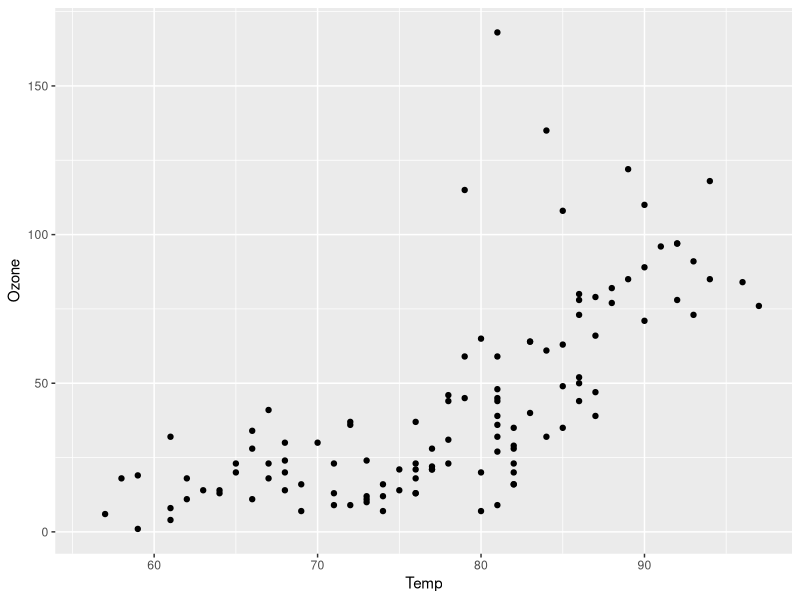
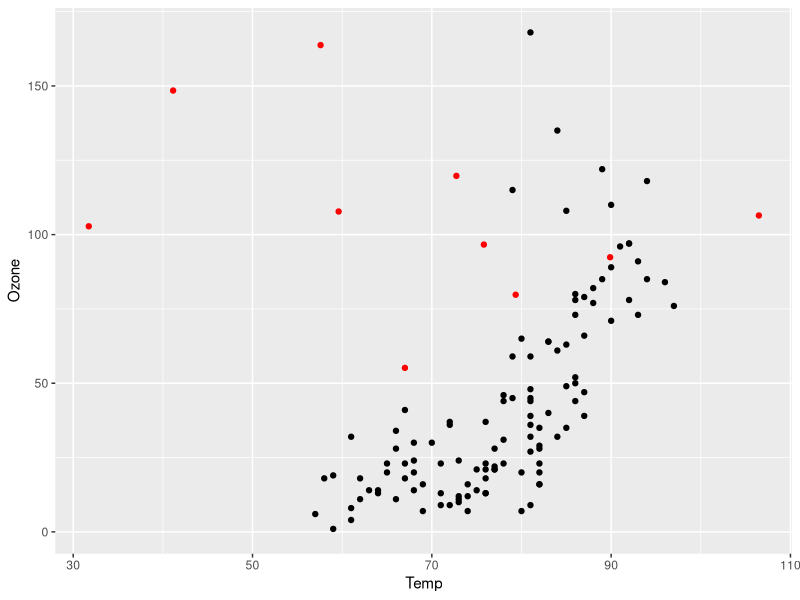
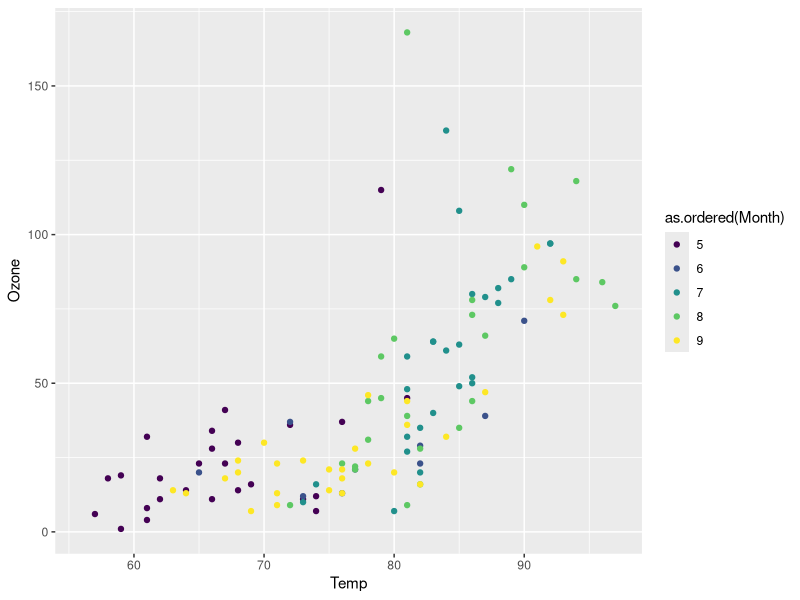
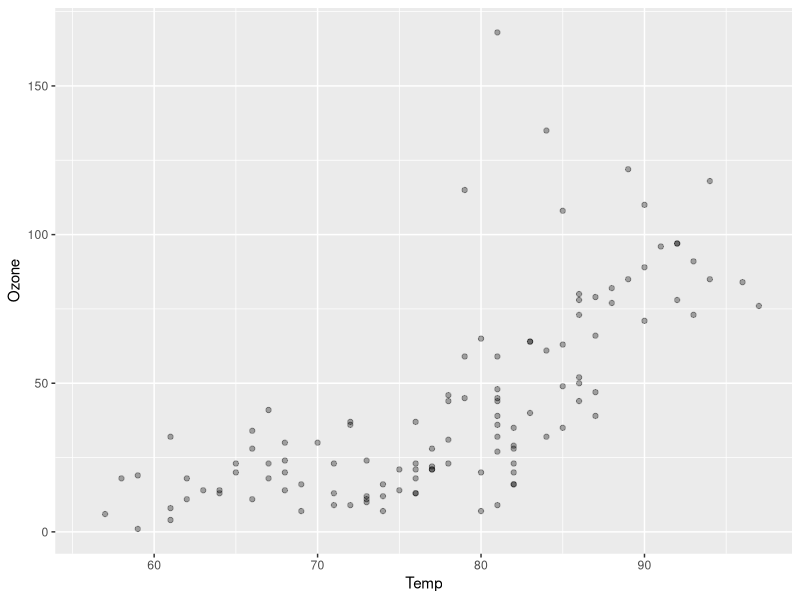
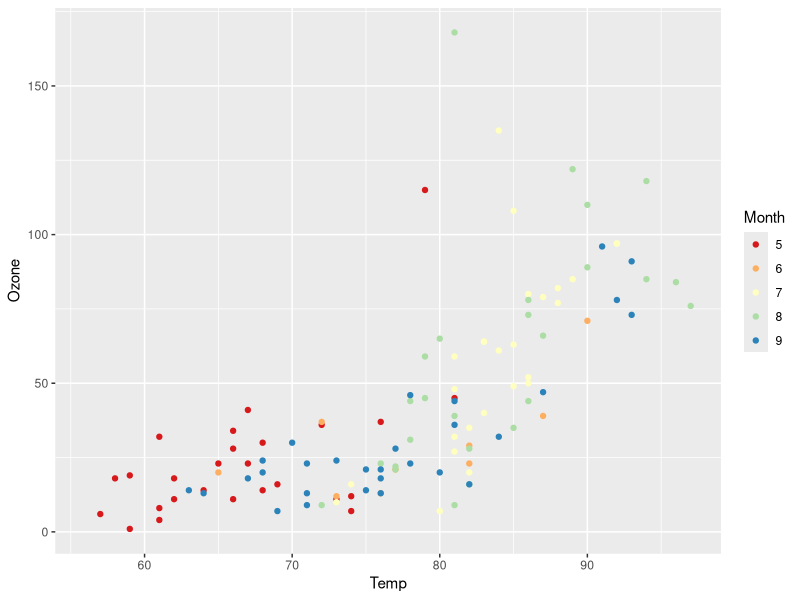
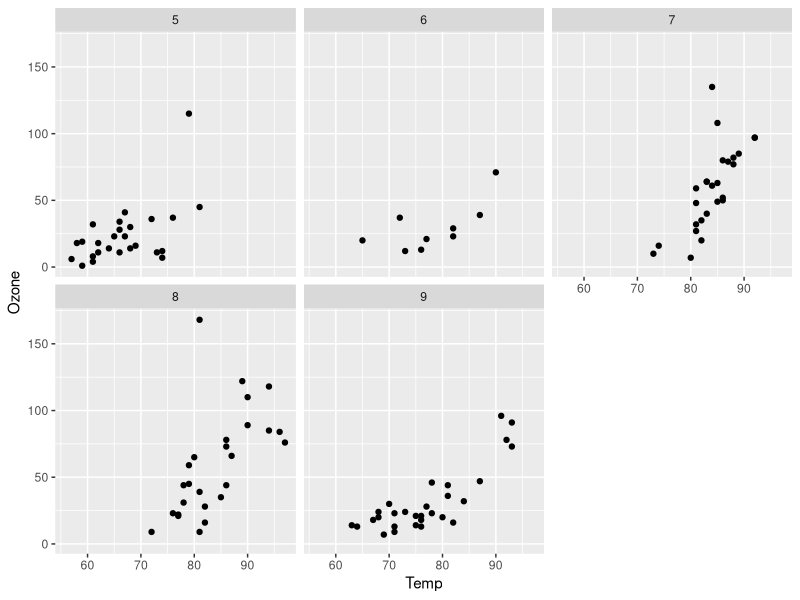
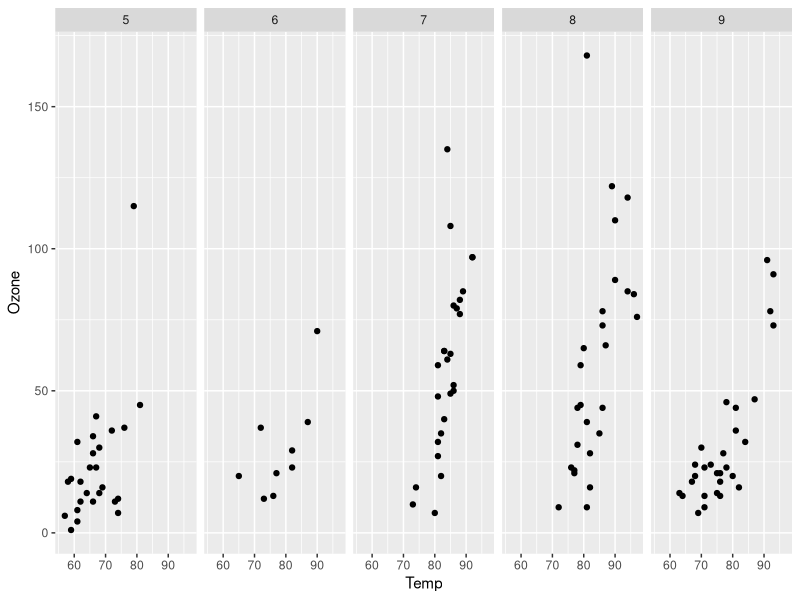
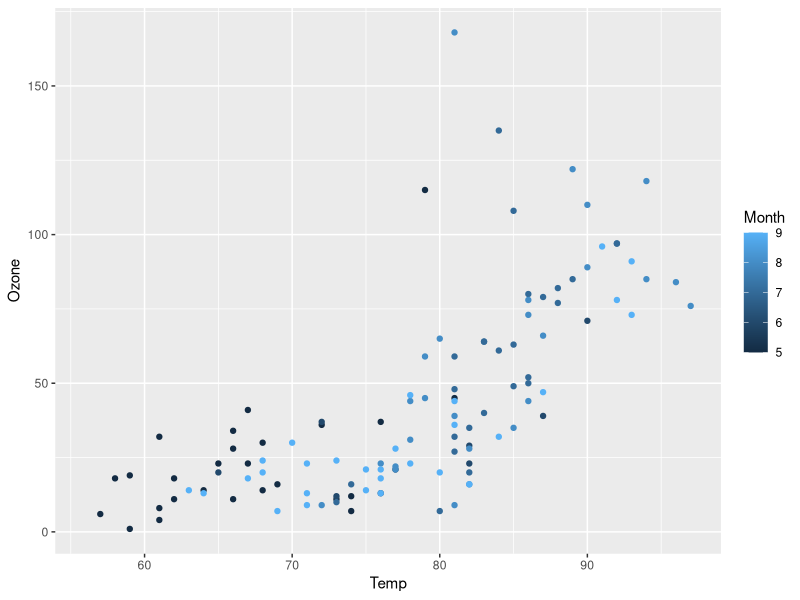

The R source for these figures, in order:
## ---- chunk 1
knitr::opts_chunk$set(R.options = list(max.print = 50))
set.seed(10042019)
## ---- chunk 2
head(airquality)
## ---- chunk 3
library(ggplot2)

ggplot(airquality, aes(x = Temp, y = Ozone)) + geom_point()
## ---- chunk 4
random_data <- data.frame(rand_x = rnorm(10, mean = 75, sd = 20),
                          rand_y = rnorm(10, mean = 100, sd = 30))

ggplot() +
    geom_point(aes(x = Temp, y = Ozone), data = airquality) +
    geom_point(aes(x = rand_x, y = rand_y), color = 'red', data = random_data)
## ---- chunk 5
# here we only pass the dataset to ggplot() and define the aesthetic mapping in the geom layer
ggplot(airquality) +
    geom_point(aes(x = Temp, y = Ozone, color = as.ordered(Month)))
## ---- chunk 6
ggplot(airquality, aes(x = Temp, y = Ozone)) +
  geom_point(alpha = 0.33)  # alpha of 0 is invisible, 1 is opaque
## ---- chunk 7
ggplot(airquality) +
    geom_point(aes(x = Temp, y = Ozone, color = as.ordered(Month))) +
    scale_color_brewer(palette = 'Spectral', guide = guide_legend(title = 'Month'))
## ---- chunk 8
ggplot(airquality) +
    geom_point(aes(x = Temp, y = Ozone)) +
    facet_wrap(~ as.ordered(Month))   # make a plot for each month. convert to ordered factor before
## ---- chunk 9
ggplot(airquality) +
    geom_point(aes(x = Temp, y = Ozone)) +
    facet_wrap(~ as.ordered(Month), nrow = 1)
## ---- chunk 10
ggplot(airquality, aes(x = Temp, y = Ozone, color = Month)) +
  geom_point()
## ---- chunk 11
ggplot(airquality, aes(x = Temp, y = Ozone, color = as.factor(Month))) +
  geom_point()
## ---- chunk 12
library(maps)
library(sf)

worldmap_data <- st_as_sf(map('world', plot = FALSE, fill = TRUE))
## ---- chunk 13
ggplot() + geom_sf(data = worldmap_data) + coord_sf(xlim = c(-20, 50), ylim = c(30, 70))
## ---- chunk 14
library(dplyr)
library(ggplot2)  # for the "msleep" example dataset

group_by(msleep, vore) %>% count()
## ---- chunk 15
group_by(msleep, vore, order) %>% count() %>%  # group and count by variables "vore" and "order"
    ungroup() %>% sample_n(5)                  # show only a sample of 5 rows
